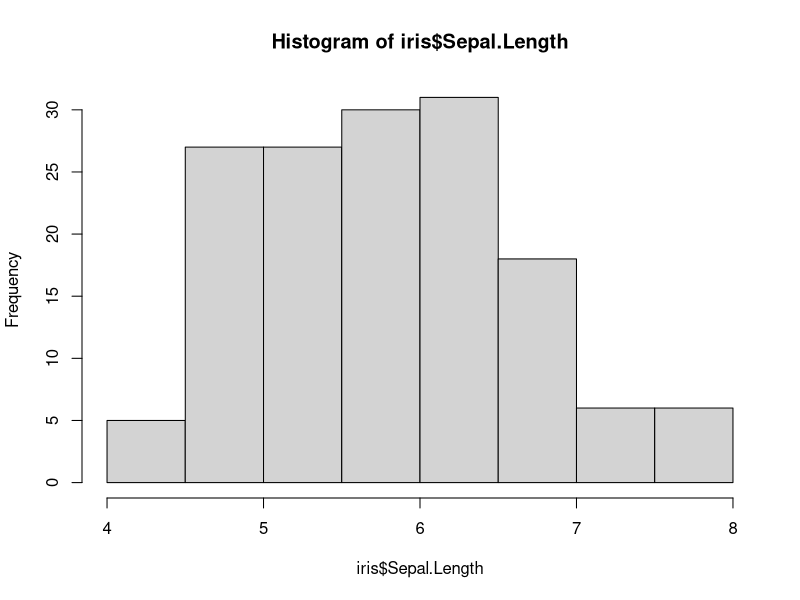
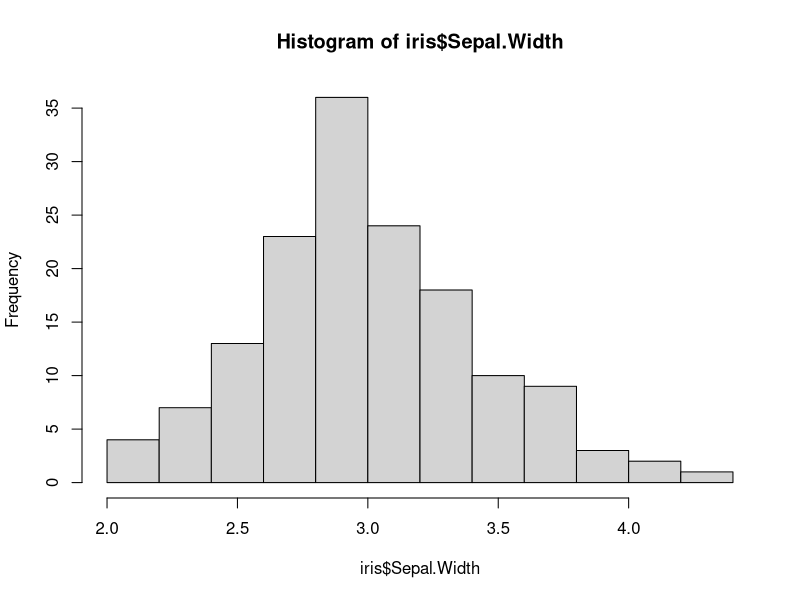
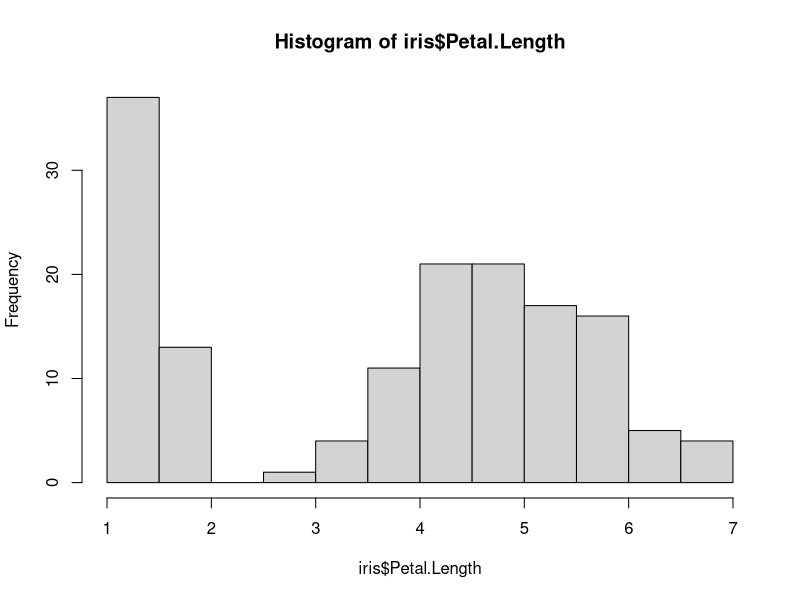
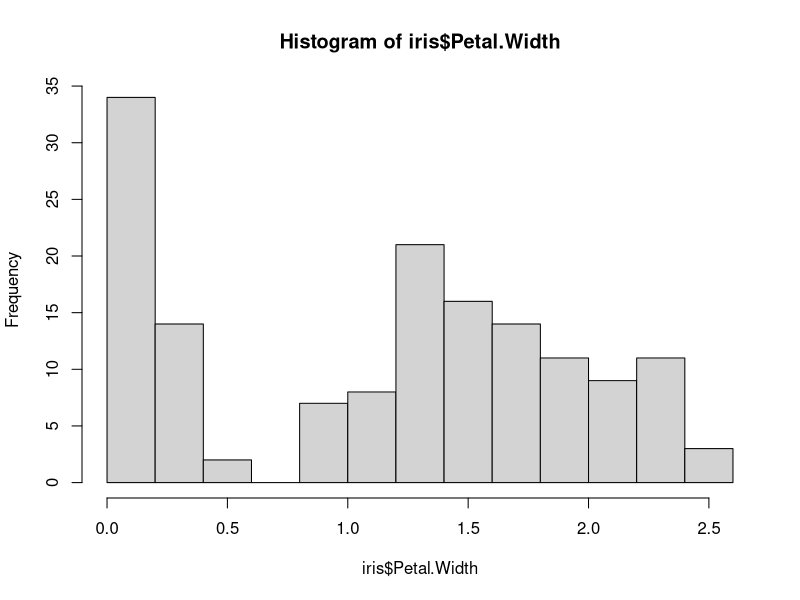
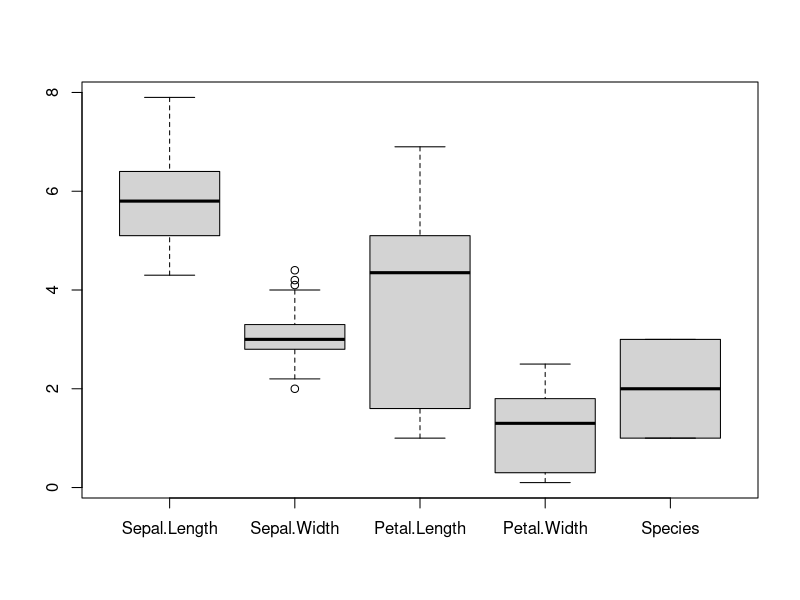
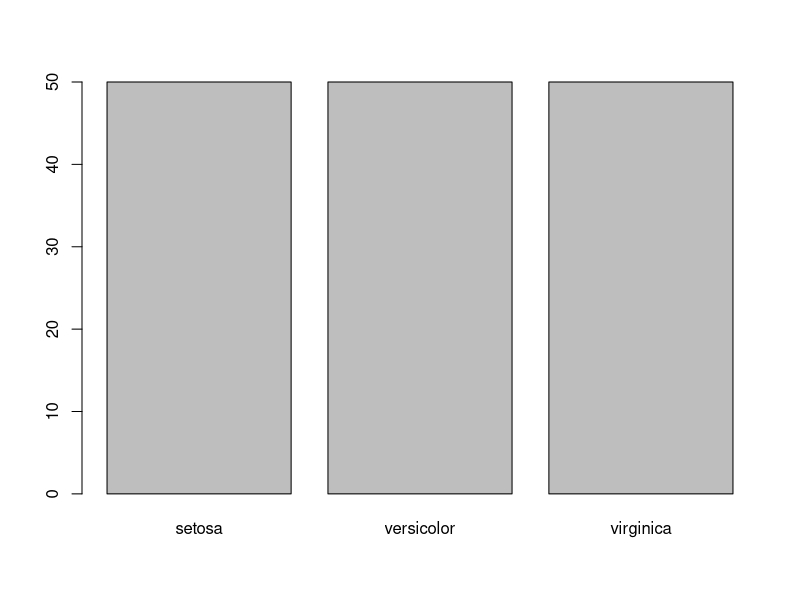
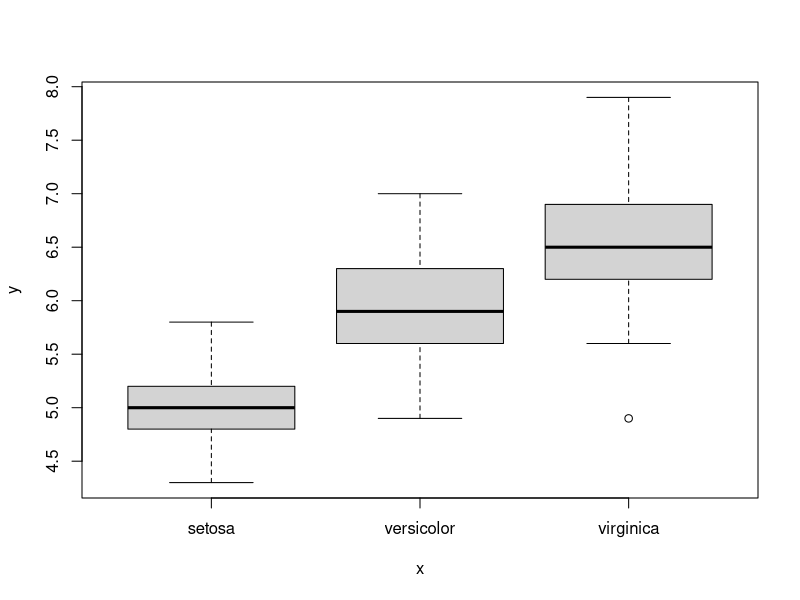
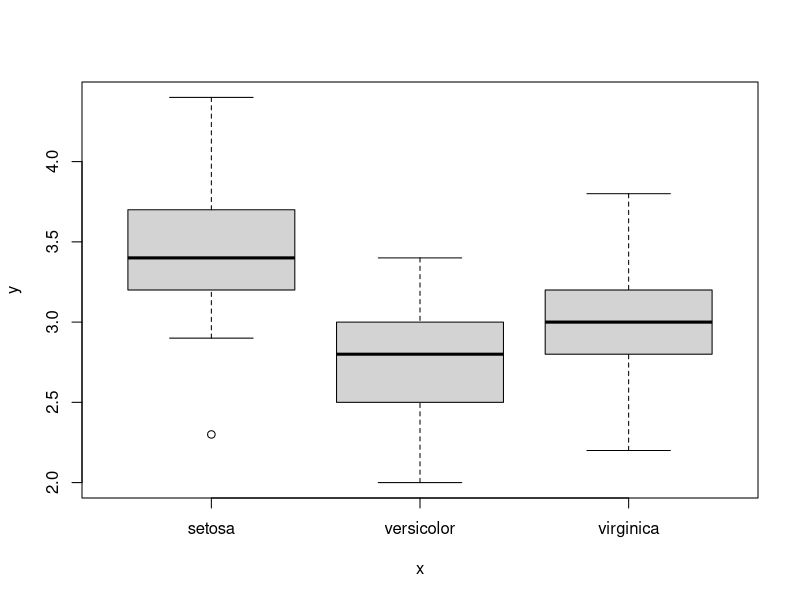

Recreate these plots in R, in order.
## ---- chunk 1
data(iris)
## ---- chunk 2
head(iris)
dim(iris)
## ---- chunk 3
colnames(iris)
## ---- chunk 4
summary(iris)
## ---- chunk 5
min(iris$Sepal.Length)
quantile(iris$Sepal.Length,probs=0.25)
median(iris$Sepal.Length)
mean(iris$Sepal.Length)
quantile(iris$Sepal.Length,probs=0.75)
max(iris$Sepal.Length)
## ---- chunk 6
names(sort(-table(iris$Sepal.Length)))[1]
## ---- chunk 7
mode<-function(x){
  names(sort(-table(x)))[1]
}
## ---- chunk 8
mode(iris$Sepal.Width)
## ---- chunk 9
sd(iris$Sepal.Length)
var(iris$Sepal.Length)
range(iris$Sepal.Length)[1]-range(iris$Sepal.Length)[2]
quantile(iris$Sepal.Length,probs=0.25)-quantile(iris$Sepal.Length,probs=0.75)
## ---- chunk 10
hist(iris$Sepal.Length)
## ---- chunk 11
hist(iris$Sepal.Width)
## ---- chunk 12
hist(iris$Petal.Length)
## ---- chunk 13
hist(iris$Petal.Width)
## ---- chunk 14
boxplot(iris)
## ---- chunk 15
boxplot.stats(iris$Sepal.Width)
## ---- chunk 16
plot(iris$Species)
## ---- chunk 17
plot(iris$Species,iris$Sepal.Length)
## ---- chunk 18
plot(iris$Species,iris$Sepal.Width)
## ---- chunk 19
plot(iris$Species,iris$Petal.Length)
## ---- chunk 20
plot(iris$Species,iris$Petal.Width)
## ---- chunk 21
plot(iris$Sepal.Length,iris$Petal.Length)
## ---- chunk 22
plot(iris$Sepal.Width,iris$Petal.Width)
## ---- chunk 23
setosa<-subset(iris,iris$Species=='setosa')
## ---- chunk 24
plot(setosa$Sepal.Length,setosa$Petal.Length)
## ---- chunk 25
plot(setosa$Sepal.Width,setosa$Petal.Width)
## ---- chunk 26
plot(setosa$Sepal.Width,setosa$Sepal.Length)
## ---- chunk 27
cor(setosa[1:4])
## ---- chunk 28

